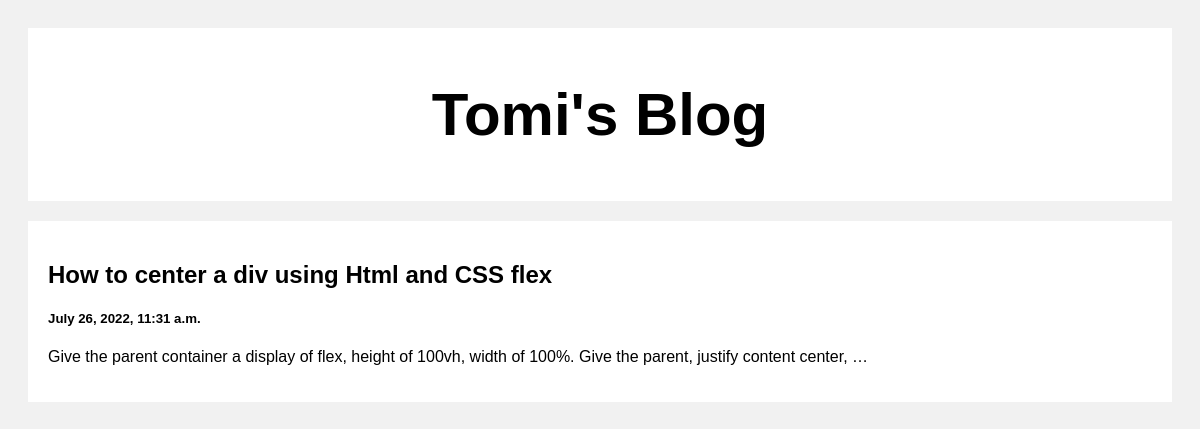
The page / on the database its author committed.
### post/models.py (models this page shows)
class Post(models.Model):
    title = models.CharField(max_length=100)
    body = models.CharField(max_length=100000)
    created_at = models.DateTimeField(default=datetime.now, blank=True)

### post/views.py (the view)
# urls.py: path('', views.index, name='index'),
def index(request):
    posts = Post.objects.all()
    return render(request, 'index.html', {'posts': posts})

### templates/index.html (shortened to what this page needs)
<!DOCTYPE html>
<html>
<head>
</head>
<body>
<div class="header">
    <h2>Tomi's Blog</h2>
</div>
<div class="row">
    <div class="leftcolumn">
        {% for post in posts reversed %}
        <div class="card">
        <a style="text-decoration: none; color: black;" href="/posts/{{post.id}}">
            <h2>{{post.title}}</h2>
            <h5>{{post.created_at}}</h5>
            <p>{{post.body|truncatewords:20}}</p>
        </a>
        </div>
        {% endfor %}
    </div>
</div>
</body>
</html>

### templates/index.html (style rules this page uses)
* { box-sizing: border-box; }
body { font-family: Arial; padding: 20px; background: #f1f1f1; }
.header { padding: 2px; font-size: 40px; text-align: center; background: white; }
.leftcolumn { float: left; width: 100%; }
.card { background-color: white; padding: 20px; margin-top: 20px; }
.row:after { content: ""; display: table; clear: both; }

### rows shown on the page
Post: title "How to center a div using Html and CSS flex", created_at "July 26, 2022, 11:31 a.m.", body "Give the parent container a display of flex, height of 100vh, width of 100%. Give the parent, justify content center, …"
